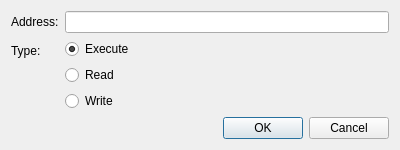
<?xml version="1.0" encoding="UTF-8"?>
<ui version="4.0">
 <class>DebuggerAddBreakpointDialog</class>
 <widget class="QDialog" name="DebuggerAddBreakpointDialog">
  <property name="geometry">
   <rect>
    <x>0</x>
    <y>0</y>
    <width>400</width>
    <height>149</height>
   </rect>
  </property>
  <property name="windowTitle">
   <string>Add Breakpoint</string>
  </property>
  <layout class="QFormLayout" name="formLayout">
   <item row="0" column="0">
    <widget class="QLabel" name="label">
     <property name="text">
      <string>Address:</string>
     </property>
    </widget>
   </item>
   <item row="0" column="1">
    <widget class="QLineEdit" name="address"/>
   </item>
   <item row="1" column="0">
    <widget class="QLabel" name="label_2">
     <property name="text">
      <string>Type:</string>
     </property>
    </widget>
   </item>
   <item row="1" column="1">
    <layout class="QVBoxLayout" name="verticalLayout">
     <item>
      <widget class="QRadioButton" name="execute">
       <property name="text">
        <string>Execute</string>
       </property>
       <property name="checked">
        <bool>true</bool>
       </property>
      </widget>
     </item>
     <item>
      <widget class="QRadioButton" name="read">
       <property name="text">
        <string>Read</string>
       </property>
      </widget>
     </item>
     <item>
      <widget class="QRadioButton" name="write">
       <property name="text">
        <string>Write</string>
       </property>
      </widget>
     </item>
    </layout>
   </item>
   <item row="2" column="0" colspan="2">
    <widget class="QDialogButtonBox" name="buttonBox">
     <property name="orientation">
      <enum>Qt::Horizontal</enum>
     </property>
     <property name="standardButtons">
      <set>QDialogButtonBox::Cancel|QDialogButtonBox::Ok</set>
     </property>
    </widget>
   </item>
  </layout>
 </widget>
 <resources/>
 <connections>
  <connection>
   <sender>buttonBox</sender>
   <signal>rejected()</signal>
   <receiver>DebuggerAddBreakpointDialog</receiver>
   <slot>reject()</slot>
   <hints>
    <hint type="sourcelabel">
     <x>316</x>
     <y>260</y>
    </hint>
    <hint type="destinationlabel">
     <x>286</x>
     <y>274</y>
    </hint>
   </hints>
  </connection>
 </connections>
</ui>
